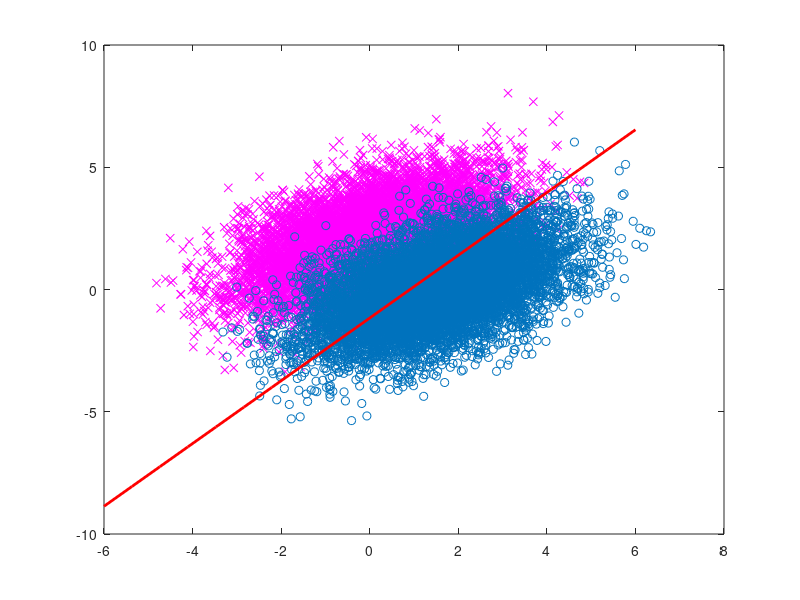

Reproduce this figure in MATLAB.
N = 10000;
X=randn(N,2);
var_x = var(X);
M = mean(X);
C = [2,1;1,2];
a = chol(C);
Xn =  X*a;
var_xn = var(Xn);
Mn = mean(Xn);
m1 = [0 2];
m2 = [1.5 0];
X1 = Xn + kron(ones(N,1),m1);
X2 = Xn + kron(ones(N,1),m2);
var_x1 = var(X1);
M1 = (mean(X1))';
var_x2 = var(X2);
M2 = (mean(X2))';
%plot(X1(:,1),X1(:,2),'mx',X2(:,1),X2(:,2),'o');

w = 2*inv(C)*(m2-m1)';

b = m1*inv(C)*m1' - m2*inv(C)*m2';

k = -b/(w(1)/w(2));

x=linspace(-6,6,20);

y = k*x - b;




plot(X1(:,1),X1(:,2),'mx',X2(:,1),X2(:,2),'o', x, y, 'r', 'LineWidth', 2);

